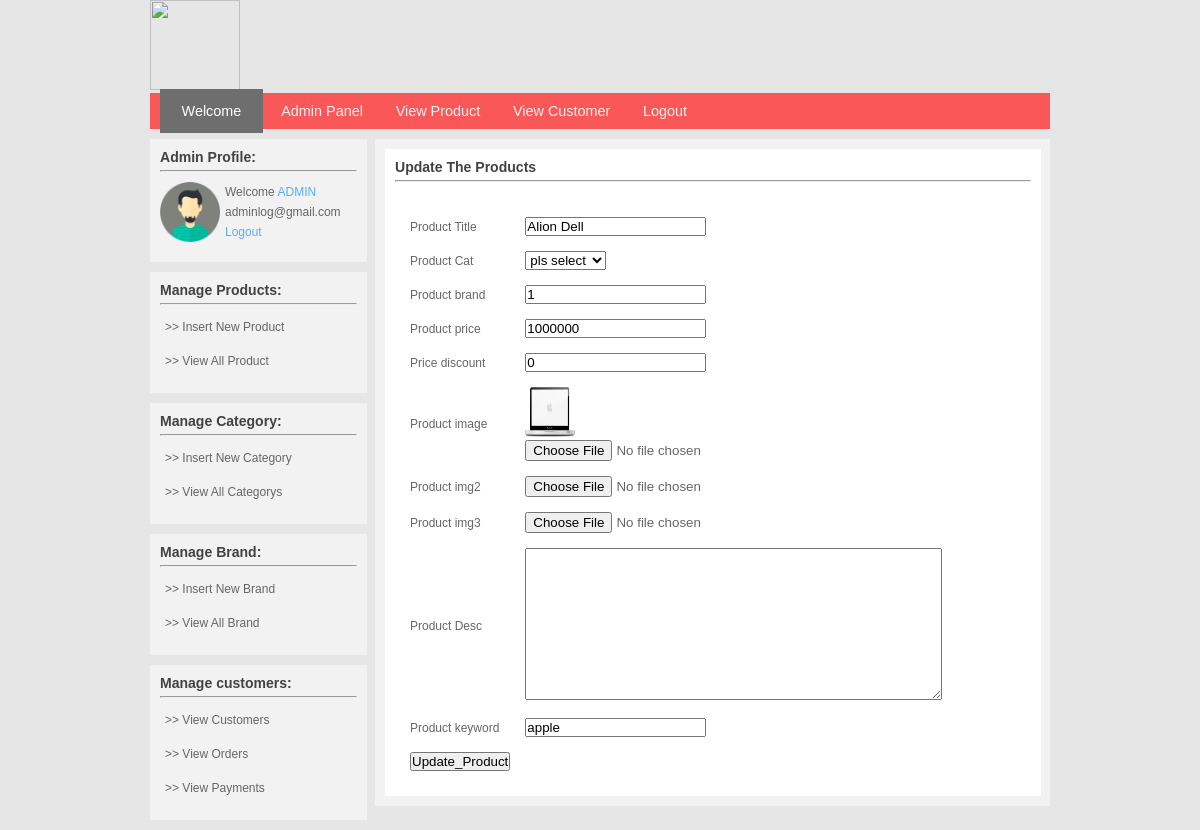
Screenshot of /e-commerce/admin_area/index.php?update_id=3 (signed in) with the database file from the repository.
### tables this page shows
CREATE TABLE IF NOT EXISTS `products` (
  `product_id` int(100) NOT NULL,
  `product_cat` varchar(100) NOT NULL,
  `product_brand` varchar(100) NOT NULL,
  `product_title` varchar(100) NOT NULL,
  `product_price` int(100) NOT NULL,
  `product_discount` int(100) NOT NULL,
  `product_realprice` int(50) NOT NULL,
  `product_desc` text NOT NULL,
  `product_img1` text NOT NULL,
  `product_img2` text NOT NULL,
  `product_img3` text NOT NULL,
  `product_keywords` text NOT NULL,
  `date` date NOT NULL
);

### e-commerce/admin_area/includes/admin_update_product.php (the view, shortened to what this page needs)
<div id="cart_content">
	<div id="cart_inside">
		<?php
			if(isset($_GET['update_id'])){
				$id = $_GET['update_id'];
				$select = $conn->query("select * from products where product_id = '$id'");
				if($select->num_rows>0){
					$data_array = array();
					while($rows = $select->fetch_assoc()){
						$data_array[] = $rows;
					}
				}
			}
		?>
		<h3>Update The Products</h3>
		<hr/>
		<form action="index.php" method="POST" enctype="multipart/form-data">
			<table cellspacing="15" style="margin-top:20px;" width="500" style="margin:0 auto;">
				<?php
				if(count($data_array)){
					foreach($data_array as $product_data){
				?>
				<tr>
					<td>Product Title</td>
					<td>
						<input placeholder="prdouct Title" type="text" name="product_title" value="<?php echo $product_data['product_title'];?>" required></td>
				</tr>
				<tr>
				<td>Product Cat</td>
					<td>
						<select name="product_cat">
						<option value="--	">pls select</option>
						</select>
					</td>
				</tr>
				<tr>
				<td>Product brand</td>
					<td>
						<input placeholder="prdouct Brand" type="text" name="product_brand" value="<?php echo $product_data['product_brand'];?>" required></td>
				</tr>
				<tr>
				<td>Product price</td>
					<td>
						<input placeholder="prdouct price" type="text" name="product_price" value="<?php echo $product_data['product_price'];?>" required></td>
				</tr>
				<tr>
					<td>Price discount</td>
					<td>
						<input placeholder="prdouct discount" type="text" name="product_discount" value="<?php echo $product_data['product_discount'];?>" required></td>
				</tr>
				<tr>
				<td>Product image</td>
					<td>
						<img src="product_images/<?php echo $product_data['product_img1']; ?>" width="50" height="50" /><br/>
						<input type="file" name="product_img1" requied></td>
				</tr>
				<tr>
				<td>Product img2</td>
					<td>
						<input type="file" name="product_img2" required></td>
				</tr>
				<tr>
				<td>Product img3</td>
					<td>
						<input type="file" name="product_img3" required></td>
				</tr>
				<tr>
				<td>Product Desc</td>
					<td>
						<textarea name="product_desc" rows="10" cols="50" value="<?php echo $product_data['product_desc'];?>" required></textarea></td>
				</tr>
				<tr>
				<td>Product keyword</td>
					<td>
						<input placeholder="prdouct_keyword" type="text" name="product_keyword" value="<?php echo $product_data['product_keywords'];?>" required></td>
				</tr>
				<tr>
					<td>
						<input type="submit" value="Update_Product" name="update_product"></td>
				</tr>
				<?php
					}
				}
				?>
			</table>
		</form>
	</div>
</div>

### e-commerce/template/admin_sidebar.php
<?php
if(isset($_SESSION['admin_login'])){
	$c_email = $_SESSION['admin_login'];
	$select = $conn->query("select * from admin where user_email = '$c_email'");
	if($select->num_rows>0){
		$user_array = array();
		while($row = $select->fetch_assoc()){
			$user_array[] = $row;
		}
	}
		if(count($user_array)){
			foreach($user_array as $c_data){
?>
		<div id="side_bar">
				<h3>Admin Profile:</h3>
					<hr/>
					<div class="customer_inside">
						<img id="user" src="../admin_area/admin_img/admin_2.png" width="60" height="60" />
						Welcome <b style='color:#58ACFA'>ADMIN</b> <?php echo $c_data['user_email']; ?>
						<b><a href='../admin_area/includes/admin_logout.php' style='text-decoration:none;color:#58ACFA'>  Logout</a></b>
						<br/>
					</div>
				</div>
				<div id="side_bar">
					<h3>Manage Products:</h3>
					<hr/>
					<ul>
						<li><a href="index.php?insert_product"> >> Insert New Product</a></li>
						<li><a href="index.php?view_product"> >> View All Product</a></li>
					</ul>
				</div>
				<div id="side_bar">
					<h3>Manage Category:</h3>
					<hr/>
					<ul>
						<li><a href="index.php?insert_category"> >> Insert New Category</a></li>
						<li><a href="index.php?view_category"> >> View All Categorys</a></li>
					</ul>
				</div>
				<div id="side_bar">
					<h3>Manage Brand:</h3>
					<hr/>
					<ul>
						<li><a href="index.php?insert_brand"> >> Insert New Brand</a></li>
						<li><a href="index.php?view_brand"> >> View All Brand</a></li>
					</ul>
					</div>
				<div id="side_bar">
					<h3>Manage customers:</h3>
					<hr/>
					<ul>
						<li><a href="index.php?view_customers"> >> View Customers</a></li>
						<li><a href="index.php?view_orders"> >> View Orders</a></li>
						<li><a href="index.php?view_payment"> >> View Payments</a></li>
					</ul>
				</div>
<?php
			}
		}
	}
?>

### e-commerce/admin_area/styles/style.css (style rules this page uses)
html, body, div, span, applet, object, iframe, h1, h2, h4, h5, h6, p, blockquote, pre, a, abbr, acronym, address, big, cite, code, del, dfn, em, img, ins, kbd, q, s, samp, small, strike, strong, sub, sup, tt, var, b,u, i, center, dl, dt, dd, ol, ul, li, fieldset, form, label, legend, article, aside, canvas, details, embed, figure, figcaption, footer, header, hgroup, menu, nav, output, ruby, section, summary, time, mark, audio, video { margin: 0; padding: 0; border: 0; font-size: 100%; font: inherit; vertical-align: baseline; }
h3 { margin-bottom: 5px; color: #424242; }
* { margin: 0px; padding: 0px; }
body { font-family: arial; font-size: 12px; background-color:#E6E6E6; color: #666666; }
#user { float: left; margin-right: 5px; }
#side_bar { background-color: #F2F2F2; padding: 10px; margin-right: 8px; margin-bottom: 10px; }
#side_bar ul li { margin-bottom: 10px; text-align: left; padding: 5px; }
#side_bar ul li a { color: #666666; text-decoration: none; }
.customer_inside { line-height: 20px; font-size: 12px; margin-bottom: 10px; }
hr { margin-bottom: 10px; }
#cart_content { background-color: #F2F2F2; width: 98%; height: auto; padding: 10px; }
#cart_inside { background-color: white; padding: 10px; }

### rows the page displays
products: product_title "Alion Dell", product_brand "1", product_price "1000000", product_discount "0", product_img1 (picture), product_keyword "apple"

### other values shown
$c_data['user_email'] "adminlog@gmail.com"
